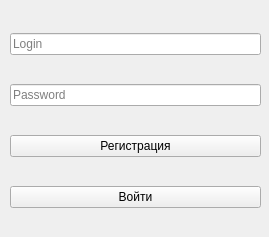
<?xml version="1.0" encoding="UTF-8"?>
<ui version="4.0">
 <class>Form</class>
 <widget class="QWidget" name="Form">
  <property name="geometry">
   <rect>
    <x>0</x>
    <y>0</y>
    <width>269</width>
    <height>237</height>
   </rect>
  </property>
  <property name="sizePolicy">
   <sizepolicy hsizetype="Fixed" vsizetype="Fixed">
    <horstretch>0</horstretch>
    <verstretch>0</verstretch>
   </sizepolicy>
  </property>
  <property name="minimumSize">
   <size>
    <width>269</width>
    <height>237</height>
   </size>
  </property>
  <property name="maximumSize">
   <size>
    <width>269</width>
    <height>111111</height>
   </size>
  </property>
  <property name="windowTitle">
   <string>Войти</string>
  </property>
  <property name="windowIcon">
   <iconset>
    <normaloff>key.ico</normaloff>key.ico</iconset>
  </property>
  <widget class="QWidget" name="">
   <property name="geometry">
    <rect>
     <x>10</x>
     <y>10</y>
     <width>251</width>
     <height>221</height>
    </rect>
   </property>
   <layout class="QVBoxLayout" name="verticalLayout">
    <item>
     <widget class="QLineEdit" name="lineEditLogin">
      <property name="placeholderText">
       <string>Login</string>
      </property>
     </widget>
    </item>
    <item>
     <widget class="QLineEdit" name="lineEditPassword">
      <property name="placeholderText">
       <string>Password</string>
      </property>
     </widget>
    </item>
    <item>
     <widget class="QPushButton" name="btnRegs">
      <property name="text">
       <string>Регистрация</string>
      </property>
     </widget>
    </item>
    <item>
     <widget class="QPushButton" name="btnAuth">
      <property name="sizePolicy">
       <sizepolicy hsizetype="Expanding" vsizetype="Fixed">
        <horstretch>0</horstretch>
        <verstretch>0</verstretch>
       </sizepolicy>
      </property>
      <property name="text">
       <string>Войти</string>
      </property>
     </widget>
    </item>
   </layout>
  </widget>
 </widget>
 <resources/>
 <connections/>
</ui>
